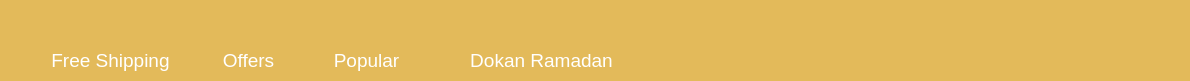
       <widget class="QFrame" name="frm2_secondBar_3">
        <property name="geometry">
         <rect>
          <x>39</x>
          <y>14</y>
          <width>1190</width>
          <height>81</height>
         </rect>
        </property>
        <property name="styleSheet">
         <string notr="true">*{
background-color: #E3BA5A;
border-radius: 30px;
}</string>
        </property>
        <property name="frameShape">
         <enum>QFrame::StyledPanel</enum>
        </property>
        <property name="frameShadow">
         <enum>QFrame::Raised</enum>
        </property>
        <widget class="QPushButton" name="btn1_frm2_3">
         <property name="geometry">
          <rect>
           <x>40</x>
           <y>48</y>
           <width>141</width>
           <height>24</height>
          </rect>
         </property>
         <property name="font">
          <font>
           <pointsize>14</pointsize>
          </font>
         </property>
         <property name="cursor">
          <cursorShape>PointingHandCursor</cursorShape>
         </property>
         <property name="styleSheet">
          <string notr="true">*{
color: #ffffff;
}</string>
         </property>
         <property name="text">
          <string>Free Shipping</string>
         </property>
         <property name="autoRepeat">
          <bool>false</bool>
         </property>
         <property name="autoDefault">
          <bool>false</bool>
         </property>
         <property name="flat">
          <bool>false</bool>
         </property>
        </widget>
        <widget class="QPushButton" name="btn2_frm2_3">
         <property name="geometry">
          <rect>
           <x>203</x>
           <y>48</y>
           <width>91</width>
           <height>24</height>
          </rect>
         </property>
         <property name="font">
          <font>
           <pointsize>14</pointsize>
          </font>
         </property>
         <property name="cursor">
          <cursorShape>PointingHandCursor</cursorShape>
         </property>
         <property name="styleSheet">
          <string notr="true">*{
color: #ffffff;
}</string>
         </property>
         <property name="text">
          <string>Offers</string>
         </property>
         <property name="autoRepeat">
          <bool>false</bool>
         </property>
         <property name="autoDefault">
          <bool>false</bool>
         </property>
         <property name="flat">
          <bool>false</bool>
         </property>
        </widget>
        <widget class="QPushButton" name="btn3_frm2_3">
         <property name="geometry">
          <rect>
           <x>321</x>
           <y>48</y>
           <width>91</width>
           <height>24</height>
          </rect>
         </property>
         <property name="font">
          <font>
           <pointsize>14</pointsize>
          </font>
         </property>
         <property name="cursor">
          <cursorShape>PointingHandCursor</cursorShape>
         </property>
         <property name="styleSheet">
          <string notr="true">*{
color: #ffffff;
}</string>
         </property>
         <property name="text">
          <string>Popular</string>
         </property>
         <property name="autoRepeat">
          <bool>false</bool>
         </property>
         <property name="autoDefault">
          <bool>false</bool>
         </property>
         <property name="flat">
          <bool>false</bool>
         </property>
        </widget>
        <widget class="QPushButton" name="btn4_frm2_3">
         <property name="geometry">
          <rect>
           <x>446</x>
           <y>48</y>
           <width>191</width>
           <height>24</height>
          </rect>
         </property>
         <property name="font">
          <font>
           <pointsize>14</pointsize>
          </font>
         </property>
         <property name="cursor">
          <cursorShape>PointingHandCursor</cursorShape>
         </property>
         <property name="styleSheet">
          <string notr="true">*{
color: #ffffff;
}</string>
         </property>
         <property name="text">
          <string>Dokan Ramadan</string>
         </property>
         <property name="autoRepeat">
          <bool>false</bool>
         </property>
         <property name="autoDefault">
          <bool>false</bool>
         </property>
         <property name="flat">
          <bool>false</bool>
         </property>
        </widget>
       </widget>
